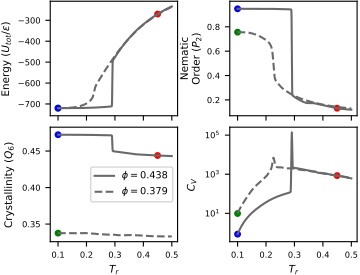

This figure's Python source:
#!/usr/bin/env python3
# -*- coding: utf-8 -*-
"""
created on Tue June 14 08:41:00 2021

@author: pierrekawak
"""

import sys
import numpy as np
import matplotlib.pyplot as plt
from mpl_toolkits.mplot3d import axes3d, Axes3D
import random
import sys
import pandas as pd

maxT = 0.5
minT = 0.0
WL_file_name_10p25 = "WLMC_data/Lx10.25_ext_canon_distro.out"
WL_file_name_10p75 = "WLMC_data/Lx10.75_ext_canon_distro.out"

WL_data_10p25 = np.loadtxt(WL_file_name_10p25, usecols=(0,2,3,5,6))
WL_df_10p25   = pd.DataFrame({'T': WL_data_10p25[:,0],
                             'Em': WL_data_10p25[:,1],
                             'Cv': WL_data_10p25[:,2],
                             'q6': WL_data_10p25[:,3],
                             'P2': WL_data_10p25[:,4]
                             })
WL_df_10p25    = WL_df_10p25[WL_df_10p25['T'] > minT]
WL_df_10p25    = WL_df_10p25[WL_df_10p25['T'] < maxT]

WL_data_10p75  = np.loadtxt(WL_file_name_10p75, usecols=(0,2,3,5,6))
WL_df_10p75    = pd.DataFrame({'T': WL_data_10p75[:,0],
                              'Em': WL_data_10p75[:,1],
                              'Cv': WL_data_10p75[:,2],
                              'q6': WL_data_10p75[:,3],
                              'P2': WL_data_10p75[:,4]
                              })
WL_df_10p75    = WL_df_10p75[WL_df_10p75['T'] > minT]
WL_df_10p75    = WL_df_10p75[WL_df_10p75['T'] < maxT]

melt_loc   = WL_df_10p25.loc[(WL_df_10p25['T']-0.45).abs().argsort()[0]]
melt_color = 'r'
nema_loc   = WL_df_10p75.loc[(WL_df_10p75['T']-0.001).abs().argsort()[0]]
nema_color = 'g'
crys_loc   = WL_df_10p25.loc[(WL_df_10p25['T']-0.001).abs().argsort()[0]]
crys_color = 'b'

fig, ax = plt.subplots(2, 2, sharex=True, figsize=(3.6,2.75))

ax[0,0].plot(WL_df_10p25["T"], WL_df_10p25["Em"], c = 'dimgray', label=r'$\phi=0.438$')
ax[0,0].plot(WL_df_10p75["T"], WL_df_10p75["Em"], c = 'dimgray', ls = '--', label=r'$\phi=0.379$')
ax[0,0].set_ylabel(r"Energy ($U_{tot}/\epsilon$)", fontsize=7.5, labelpad=4.0)
ax[0,0].tick_params(axis='both', labelsize=6)
ax[0,0].scatter(melt_loc['T'], melt_loc['Em'], s=16, c = melt_color)
ax[0,0].scatter(nema_loc['T'], nema_loc['Em'], s=16, c = nema_color)
ax[0,0].scatter(crys_loc['T'], crys_loc['Em'], s=16, c = crys_color)

ax[0,1].plot(WL_df_10p25["T"], WL_df_10p25["P2"], c = 'dimgray', label=r'$\phi=0.438$')
ax[0,1].plot(WL_df_10p75["T"], WL_df_10p75["P2"], c = 'dimgray', ls = '--', label=r'$\phi=0.379$')
ax[0,1].set_ylabel("Nematic""\n"r"Order ($P_{2}$)", fontsize=7.5, labelpad=3)
ax[0,1].tick_params(axis='both', labelsize=6)
ax[0,1].set_yticks([.2, .4, .6, .8])
ax[0,1].scatter(melt_loc['T'], melt_loc['P2'], s=16, c = melt_color)
ax[0,1].scatter(nema_loc['T'], nema_loc['P2'], s=16, c = nema_color)
ax[0,1].scatter(crys_loc['T'], crys_loc['P2'], s=16, c = crys_color)

ax[1,0].plot(WL_df_10p25["T"], WL_df_10p25["q6"], c = 'dimgray', label=r'$\phi=0.438$')
ax[1,0].plot(WL_df_10p75["T"], WL_df_10p75["q6"], c = 'dimgray', ls = '--', label=r'$\phi=0.379$')
ax[1,0].set_ylabel(r"Crystallinity ($Q_{6}$)", fontsize=7.5, labelpad=5)
ax[1,0].set_xlabel(r"$T_{r}$", fontsize=7.5, labelpad=4)
ax[1,0].tick_params(axis='both', labelsize=6)
ax[1,0].legend(loc='best', fontsize=7)
ax[1,0].scatter(melt_loc['T'], melt_loc['q6'], s=16, c = melt_color)
ax[1,0].scatter(nema_loc['T'], nema_loc['q6'], s=16, c = nema_color)
ax[1,0].scatter(crys_loc['T'], crys_loc['q6'], s=16, c = crys_color)

ax[1,1].plot(WL_df_10p25["T"], WL_df_10p25["Cv"], c = 'dimgray', label=r'$\phi=0.438$')
ax[1,1].plot(WL_df_10p75["T"], WL_df_10p75["Cv"], c = 'dimgray', ls = '--', label=r'$\phi=0.379$')
ax[1,1].set_ylabel(r"$C_{V}$", fontsize=7.5, labelpad=5)
ax[1,1].set_xlabel(r"$T_{r}$", fontsize=7.5, labelpad=4)
ax[1,1].tick_params(axis='both', labelsize=6)
ax[1,1].set_yscale('log')
ax[1,1].scatter(melt_loc['T'], melt_loc['Cv'], s=16, c = melt_color)
ax[1,1].scatter(nema_loc['T'], nema_loc['Cv'], s=16, c = nema_color)
ax[1,1].scatter(crys_loc['T'], crys_loc['Cv'], s=16, c = crys_color)
plt.subplots_adjust(left=0.14, top=0.997, bottom=0.12, right=0.995, hspace=0.1, wspace=0.41)
plt.savefig("subfig-WLMC_10.25_10.75.pdf")
